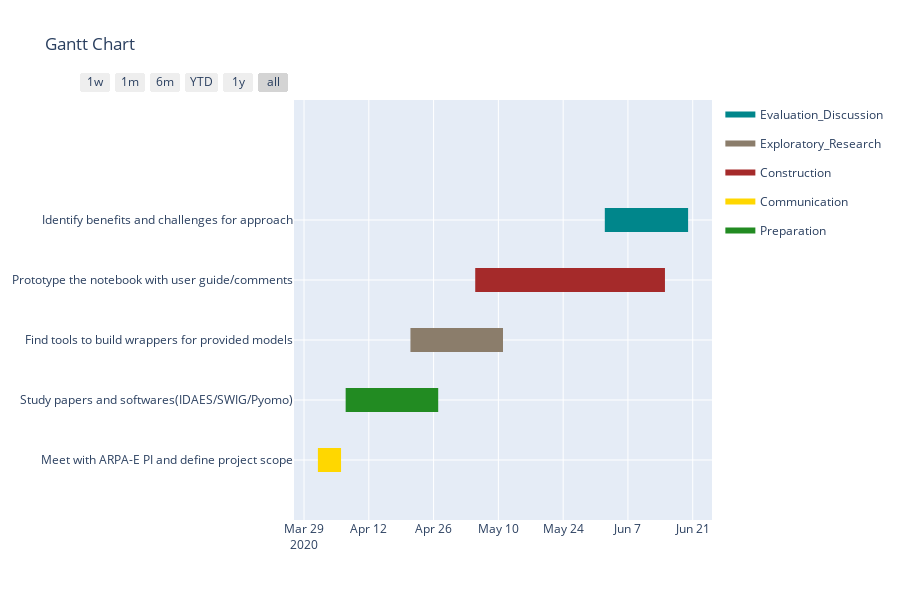

Here is the notebook cell this chart was saved with:
### Code cell
import matplotlib.pyplot as plt
import plotly.figure_factory as ff

df = [dict(Task='Meet with ARPA-E PI and define project scope', Start='2020-04-01', Finish='2020-04-06', Resource='Communication'),
      dict(Task='Study papers and softwares(IDAES/SWIG/Pyomo)', Start='2020-04-07', Finish='2020-04-27', Resource='Preparation'),
      dict(Task='Find tools to build wrappers for provided models', Start='2020-04-21', Finish='2020-05-11', Resource='Exploratory_Research'),
      dict(Task='Prototype the notebook with user guide/comments', Start='2020-05-05', Finish='2020-06-15', Resource='Construction'),
      dict(Task='Identify benefits and challenges for approach', Start='2020-06-02', Finish='2020-06-20', Resource='Evaluation_Discussion')]

colors = dict(Communication = '#FFD700',
              Preparation = '#228B22',
              Exploratory_Research = '#8B7D6B',
              Construction = '#A52A2A',
              Evaluation_Discussion = '#00868B')

plt = ff.create_gantt(df, colors=colors, index_col='Resource',showgrid_x=True, showgrid_y=True,
                      show_colorbar=True)

plt.show()

### Figure 1 — Plotly figure (JSON) as saved in the notebook; plotly's stock layout.template omitted (floating-point values rounded to 4 significant figures)
{"data": [{"fill": "toself", "fillcolor": "rgb(0, 134, 139)", "hoverinfo": "name", "legendgroup": "rgb(0, 134, 139)", "mode": "none", "name": "Evaluation_Discussion", "type": "scatter", "x": ["2020-06-02", "2020-06-20", "2020-06-20", "2020-06-02"], "y": [3.8, 3.8, 4.2, 4.2]}, {"fill": "toself", "fillcolor": "rgb(139, 125, 107)", "hoverinfo": "name", "legendgroup": "rgb(139, 125, 107)", "mode": "none", "name": "Exploratory_Research", "type": "scatter", "x": ["2020-04-21", "2020-05-11", "2020-05-11", "2020-04-21"], "y": [1.8, 1.8, 2.2, 2.2]}, {"fill": "toself", "fillcolor": "rgb(165, 42, 42)", "hoverinfo": "name", "legendgroup": "rgb(165, 42, 42)", "mode": "none", "name": "Construction", "type": "scatter", "x": ["2020-05-05", "2020-06-15", "2020-06-15", "2020-05-05"], "y": [2.8, 2.8, 3.2, 3.2]}, {"fill": "toself", "fillcolor": "rgb(255, 215, 0)", "hoverinfo": "name", "legendgroup": "rgb(255, 215, 0)", "mode": "none", "name": "Communication", "type": "scatter", "x": ["2020-04-01", "2020-04-06", "2020-04-06", "2020-04-01"], "y": [-0.2, -0.2, 0.2, 0.2]}, {"fill": "toself", "fillcolor": "rgb(34, 139, 34)", "hoverinfo": "name", "legendgroup": "rgb(34, 139, 34)", "mode": "none", "name": "Preparation", "type": "scatter", "x": ["2020-04-07", "2020-04-27", "2020-04-27", "2020-04-07"], "y": [0.8, 0.8, 1.2, 1.2]}, {"legendgroup": "rgb(0, 134, 139)", "marker": {"color": "rgb(0, 134, 139)", "opacity": 0, "size": 1}, "mode": "markers", "name": "", "showlegend": false, "text": [null, null], "type": "scatter", "x": ["2020-06-02", "2020-06-20"], "y": [4, 4]}, {"legendgroup": "rgb(139, 125, 107)", "marker": {"color": "rgb(139, 125, 107)", "opacity": 0, "size": 1}, "mode": "markers", "name": "", "showlegend": false, "text": [null, null], "type": "scatter", "x": ["2020-04-21", "2020-05-11"], "y": [2, 2]}, {"legendgroup": "rgb(165, 42, 42)", "marker": {"color": "rgb(165, 42, 42)", "opacity": 0, "size": 1}, "mode": "markers", "name": "", "showlegend": false, "text": [null, null], "type": "scatter", "x": ["2020-05-05", "2020-06-15"], "y": [3, 3]}, {"legendgroup": "rgb(255, 215, 0)", "marker": {"color": "rgb(255, 215, 0)", "opacity": 0, "size": 1}, "mode": "markers", "name": "", "showlegend": false, "text": [null, null], "type": "scatter", "x": ["2020-04-01", "2020-04-06"], "y": [0, 0]}, {"legendgroup": "rgb(34, 139, 34)", "marker": {"color": "rgb(34, 139, 34)", "opacity": 0, "size": 1}, "mode": "markers", "name": "", "showlegend": false, "text": [null, null], "type": "scatter", "x": ["2020-04-07", "2020-04-27"], "y": [1, 1]}], "layout": {"height": 600, "hovermode": "closest", "showlegend": true, "title": {"text": "Gantt Chart"}, "xaxis": {"rangeselector": {"buttons": [{"count": 7, "label": "1w", "step": "day", "stepmode": "backward"}, {"count": 1, "label": "1m", "step": "month", "stepmode": "backward"}, {"count": 6, "label": "6m", "step": "month", "stepmode": "backward"}, {"count": 1, "label": "YTD", "step": "year", "stepmode": "todate"}, {"count": 1, "label": "1y", "step": "year", "stepmode": "backward"}, {"step": "all"}]}, "showgrid": true, "type": "date", "zeroline": false}, "yaxis": {"autorange": false, "range": [-1, 6], "showgrid": true, "ticktext": ["Meet with ARPA-E PI and define project scope", "Study papers and softwares(IDAES/SWIG/Pyomo)", "Find tools to build wrappers for provided models", "Prototype the notebook with user guide/comments", "Identify benefits and challenges for approach"], "tickvals": [0, 1, 2, 3, 4], "zeroline": false}}}
